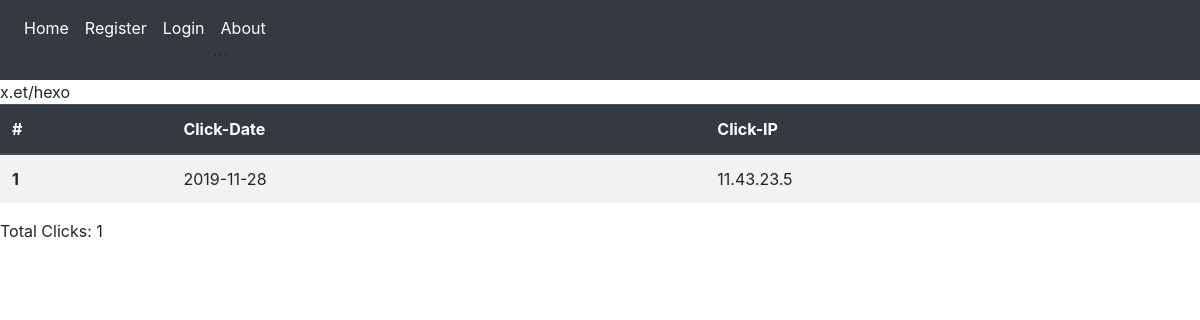
The page /link/1 on the database its author committed.
### short/models.py (models this page shows, shortened)
class Link(db.Model):
    id = db.Column(db.Integer, primary_key=True)
    short_link = db.Column(db.String(100), unique=True, nullable=False)
    long_link = db.Column(db.String(100), nullable=False)
    count = db.Column(db.Integer, nullable=False, default=0)
    date_created = db.Column(db.DateTime, nullable=False, default=datetime.utcnow)
    date_destroyed = db.Column(db.DateTime, nullable=True)
    user_id = db.Column(db.Integer, db.ForeignKey('user.id'), nullable=False)
    clicks = db.relationship('Click',backref='stat',lazy=True)

class Click(db.Model):
    id = db.Column(db.Integer, primary_key=True)
    click_date = db.Column(db.DateTime, nullable=False, default=datetime.utcnow)
    click_ip = db.Column(db.String(20), default='127.0.0.1')
    link_id = db.Column(db.Integer, db.ForeignKey('link.id'), nullable=False)

### short/routes.py (the view)
@app.route('/link/<int:link_id>')
def stat(link_id):
    link = Link.query.get_or_404(link_id)
    return render_template('link.html',title='Statistics',link=link)

### short/templates/link.html
{% extends "layout.html" %}
{% block content%}
{{ link.short_link }}
<table class="table table-striped">
    <thead class="thead-dark">
      <tr>
        <th scope="col">#</th>
        <th scope="col">Click-Date</th>
        <th scope="col">Click-IP</th>
      </tr>
    </thead>
    <tbody>
    {% for click in link.clicks %}
    <tr>
        <th scope="row">{{ loop.index }}</th>
        <td>{{ click.click_date.strftime('%Y-%m-%d') }}</td>
        <td>{{ click.click_ip }}</td>
      </tr>
    {% endfor %}
    </tbody>
  </table>
  Total Clicks: {{ link.clicks|length }}
{% endblock content %}

### rows shown on the page
Link: short_link "x.et/hexo"
Click: click_date "2019-11-28", click_ip "11.43.23.5"

### other values the page prints
{{ link.clicks|length }} "1"
